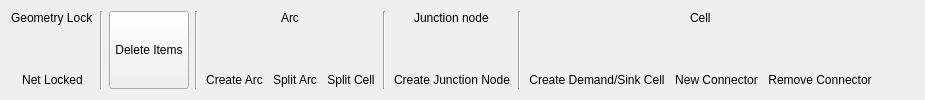
     <widget class="QWidget" name="Networktab">
      <attribute name="title">
       <string>Network</string>
      </attribute>
      <layout class="QHBoxLayout" name="horizontalLayout_12">
       <item>
        <layout class="QVBoxLayout" name="verticalLayout_15">
         <item alignment="Qt::AlignHCenter">
          <widget class="QLabel" name="NetworkTabTextLabel_1">
           <property name="sizePolicy">
            <sizepolicy hsizetype="Preferred" vsizetype="Fixed">
             <horstretch>0</horstretch>
             <verstretch>0</verstretch>
            </sizepolicy>
           </property>
           <property name="text">
            <string>Geometry Lock</string>
           </property>
          </widget>
         </item>
         <item>
          <layout class="QHBoxLayout" name="horizontalLayout_34">
           <property name="spacing">
            <number>6</number>
           </property>
           <item>
            <widget class="QPushButton" name="LockUnlockButton">
             <property name="enabled">
              <bool>true</bool>
             </property>
             <property name="sizePolicy">
              <sizepolicy hsizetype="Minimum" vsizetype="Minimum">
               <horstretch>0</horstretch>
               <verstretch>0</verstretch>
              </sizepolicy>
             </property>
             <property name="minimumSize">
              <size>
               <width>40</width>
               <height>40</height>
              </size>
             </property>
             <property name="styleSheet">
              <string notr="true">#LockUnlockButton{
padding: 30px 0 10px 0;
background:none;
border-width: 2px;
border-style: solid;
border-radius: 2px;
background-repeat:none;
font: bold italic large &quot;Times New Roman&quot;;
text-align: bottom;
background-image: url(./icons/Lock_icon_35px.png);
background-position: top;
padding-bottom:0;

}
#LockUnlockButton:hover
{
background-color:rgb(30, 190, 220,  10%);
border-width: 2px;
border-style: solid;
border-color: rgb(29, 190, 220,  15%);
background-repeat:none;
}
#LockUnlockButton:pressed
{
background:rgb(25, 185, 215,  20%);
border-width: 2px;
border-style: solid;
border-color:rgb(24, 185, 215,  25%);
background-repeat:none;
font: bold italic large &quot;Times New Roman&quot;;
text-align: bottom;
background-image: url(./icons/Lock_icon_35px.png);
background-position: top;
}
</string>
             </property>
             <property name="text">
              <string>Net Locked</string>
             </property>
             <property name="checkable">
              <bool>true</bool>
             </property>
             <property name="checked">
              <bool>false</bool>
             </property>
             <property name="flat">
              <bool>false</bool>
             </property>
            </widget>
           </item>
          </layout>
         </item>
        </layout>
       </item>
       <item>
        <widget class="Line" name="line_7">
         <property name="orientation">
          <enum>Qt::Vertical</enum>
         </property>
        </widget>
       </item>
       <item>
        <widget class="QPushButton" name="delete_pushButton">
         <property name="sizePolicy">
          <sizepolicy hsizetype="Minimum" vsizetype="MinimumExpanding">
           <horstretch>0</horstretch>
           <verstretch>0</verstretch>
          </sizepolicy>
         </property>
         <property name="text">
          <string>Delete Items</string>
         </property>
         <property name="checkable">
          <bool>true</bool>
         </property>
        </widget>
       </item>
       <item>
        <widget class="Line" name="line_13">
         <property name="orientation">
          <enum>Qt::Vertical</enum>
         </property>
        </widget>
       </item>
       <item>
        <layout class="QVBoxLayout" name="verticalLayout_12">
         <item alignment="Qt::AlignHCenter">
          <widget class="QLabel" name="NetworkTabTextLabel_2">
           <property name="sizePolicy">
            <sizepolicy hsizetype="Preferred" vsizetype="Fixed">
             <horstretch>0</horstretch>
             <verstretch>0</verstretch>
            </sizepolicy>
           </property>
           <property name="text">
            <string>Arc</string>
           </property>
          </widget>
         </item>
         <item>
          <layout class="QHBoxLayout" name="horizontalLayout_31">
           <property name="spacing">
            <number>6</number>
           </property>
           <item>
            <widget class="QPushButton" name="CreateArcButton">
             <property name="sizePolicy">
              <sizepolicy hsizetype="Preferred" vsizetype="Preferred">
               <horstretch>0</horstretch>
               <verstretch>0</verstretch>
              </sizepolicy>
             </property>
             <property name="styleSheet">
              <string notr="true">#CreateArcButton{
padding: 30px 0 10px 0;
background:none;
border-width: 2px;
border-style: solid;
border-radius: 2px;
background-repeat:none;
font: bold italic large &quot;Times New Roman&quot;;
text-align: bottom;
background-image: url(./icons/pencil_icon2_35px.png);
background-position: top;
padding-bottom:0;

}
#CreateArcButton:hover
{
background-color:rgb(30, 190, 220,  10%);
border-width: 2px;
border-style: solid;
border-color: rgb(29, 190, 220,  15%);
background-repeat:none;
}
#CreateArcButton:pressed
{
background:rgb(25, 185, 215,  20%);
border-width: 2px;
border-style: solid;
border-color:rgb(24, 185, 215,  25%);
background-repeat:none;
font: bold italic large &quot;Times New Roman&quot;;
text-align: bottom;
background-image: url(./icons/pencil_icon2_35px.png);
background-position: top;
}
</string>
             </property>
             <property name="text">
              <string>Create Arc</string>
             </property>
            </widget>
           </item>
           <item>
            <widget class="QPushButton" name="SplitArcButton">
             <property name="sizePolicy">
              <sizepolicy hsizetype="Minimum" vsizetype="Preferred">
               <horstretch>0</horstretch>
               <verstretch>0</verstretch>
              </sizepolicy>
             </property>
             <property name="styleSheet">
              <string notr="true">#SplitArcButton{
padding: 30px 0 10px 0;
background:none;
border-width: 2px;
border-style: solid;
border-radius: 2px;
background-repeat:none;
font: bold italic large &quot;Times New Roman&quot;;
text-align: bottom;
background-image: url(./icons/split2_35px.png);
background-position: top;
padding-bottom:0;

}
#SplitArcButton:hover
{
background-color:rgb(30, 190, 220,  10%);
border-width: 2px;
border-style: solid;
border-color: rgb(29, 190, 220,  15%);
background-repeat:none;
}
#SplitArcButton:pressed
{
background:rgb(25, 185, 215,  20%);
border-width: 2px;
border-style: solid;
border-color:rgb(24, 185, 215,  25%);
background-repeat:none;
font: bold italic large &quot;Times New Roman&quot;;
text-align: bottom;
background-image: url(./icons/split2_35px.png);
background-position: top;
}
</string>
             </property>
             <property name="text">
              <string>Split Arc</string>
             </property>
            </widget>
           </item>
           <item>
            <widget class="QPushButton" name="SplitCellButton">
             <property name="sizePolicy">
              <sizepolicy hsizetype="Minimum" vsizetype="Preferred">
               <horstretch>0</horstretch>
               <verstretch>0</verstretch>
              </sizepolicy>
             </property>
             <property name="styleSheet">
              <string notr="true">#SplitCellButton{
padding: 30px 0 10px 0;
background:none;
border-width: 2px;
border-style: solid;
border-radius: 2px;
background-repeat:none;
font: bold italic large &quot;Times New Roman&quot;;
text-align: bottom;
background-image: url(./icons/split_mark_35px.png);
background-position: top;
padding-bottom:0;

}
#SplitCellButton:hover
{
background-color:rgb(30, 190, 220,  10%);
border-width: 2px;
border-style: solid;
border-color: rgb(29, 190, 220,  15%);
background-repeat:none;
}
#SplitCellButton:pressed
{
background:rgb(25, 185, 215,  20%);
border-width: 2px;
border-style: solid;
border-color:rgb(24, 185, 215,  25%);
background-repeat:none;
font: bold italic large &quot;Times New Roman&quot;;
text-align: bottom;
background-image: url(./icons/split_mark_35px.png);
background-position: top;
}
</string>
             </property>
             <property name="text">
              <string extracomment="Demand Profile">Split Cell</string>
             </property>
            </widget>
           </item>
          </layout>
         </item>
        </layout>
       </item>
       <item>
        <widget class="Line" name="line_8">
         <property name="orientation">
          <enum>Qt::Vertical</enum>
         </property>
        </widget>
       </item>
       <item>
        <layout class="QVBoxLayout" name="verticalLayout_13">
         <item alignment="Qt::AlignHCenter">
          <widget class="QLabel" name="NetworkTabTextLabel_3">
           <property name="sizePolicy">
            <sizepolicy hsizetype="Preferred" vsizetype="Fixed">
             <horstretch>0</horstretch>
             <verstretch>0</verstretch>
            </sizepolicy>
           </property>
           <property name="text">
            <string>Junction node</string>
           </property>
          </widget>
         </item>
         <item>
          <layout class="QHBoxLayout" name="horizontalLayout_32">
           <property name="spacing">
            <number>6</number>
           </property>
           <item>
            <widget class="QPushButton" name="CreateJunctionNodeButton">
             <property name="sizePolicy">
              <sizepolicy hsizetype="Minimum" vsizetype="Preferred">
               <horstretch>0</horstretch>
               <verstretch>0</verstretch>
              </sizepolicy>
             </property>
             <property name="styleSheet">
              <string notr="true">#CreateJunctionNodeButton{
padding: 30px 0 10px 0;
background:none;
border-width: 2px;
border-style: solid;
border-radius: 2px;
background-repeat:none;
font: bold italic large &quot;Times New Roman&quot;;
text-align: bottom;
background-image: url(./icons/interseciton_icon_35px.png);
background-position: top;
padding-bottom:0;

}
#CreateJunctionNodeButton:hover
{
background-color:rgb(30, 190, 220,  10%);
border-width: 2px;
border-style: solid;
border-color: rgb(29, 190, 220,  15%);
background-repeat:none;
}
#CreateJunctionNodeButton:pressed
{
background:rgb(25, 185, 215,  20%);
border-width: 2px;
border-style: solid;
border-color:rgb(24, 185, 215,  25%);
background-repeat:none;
font: bold italic large &quot;Times New Roman&quot;;
text-align: bottom;
background-image: url(./icons/interseciton_icon_35px.png);
background-position: top;
}
</string>
             </property>
             <property name="text">
              <string>Create Junction Node</string>
             </property>
             <property name="autoRepeatDelay">
              <number>300</number>
             </property>
            </widget>
           </item>
          </layout>
         </item>
        </layout>
       </item>
       <item>
        <widget class="Line" name="line_9">
         <property name="orientation">
          <enum>Qt::Vertical</enum>
         </property>
        </widget>
       </item>
       <item>
        <layout class="QVBoxLayout" name="verticalLayout_14">
         <item alignment="Qt::AlignHCenter">
          <widget class="QLabel" name="NetworkTabTextLabel_4">
           <property name="sizePolicy">
            <sizepolicy hsizetype="Preferred" vsizetype="Fixed">
             <horstretch>0</horstretch>
             <verstretch>0</verstretch>
            </sizepolicy>
           </property>
           <property name="text">
            <string>Cell</string>
           </property>
          </widget>
         </item>
         <item>
          <layout class="QHBoxLayout" name="horizontalLayout_33">
           <property name="spacing">
            <number>6</number>
           </property>
           <item>
            <widget class="QPushButton" name="CreateDemandSinkCellButton">
             <property name="sizePolicy">
              <sizepolicy hsizetype="Minimum" vsizetype="Preferred">
               <horstretch>0</horstretch>
               <verstretch>0</verstretch>
              </sizepolicy>
             </property>
             <property name="styleSheet">
              <string notr="true">#CreateDemandSinkCellButton{
padding: 30px 0 10px 0;
background:none;
border-width: 2px;
border-style: solid;
border-radius: 2px;
background-repeat:none;
font: bold italic large &quot;Times New Roman&quot;;
text-align: bottom;
background-image: url(./icons/Bus_35px.png);
background-position: top;
padding-bottom:0;

}
#CreateDemandSinkCellButton:hover
{
background-color:rgb(30, 190, 220,  10%);
border-width: 2px;
border-style: solid;
border-color: rgb(29, 190, 220,  15%);
background-repeat:none;
}
#CreateDemandSinkCellButton:pressed
{
background:rgb(25, 185, 215,  20%);
border-width: 2px;
border-style: solid;
border-color:rgb(24, 185, 215,  25%);
background-repeat:none;
font: bold italic large &quot;Times New Roman&quot;;
text-align: bottom;
background-image: url(./icons/Bus_35px.png);
background-position: top;
}
</string>
             </property>
             <property name="text">
              <string>Create Demand/Sink Cell</string>
             </property>
             <property name="autoRepeatDelay">
              <number>300</number>
             </property>
            </widget>
           </item>
           <item>
            <widget class="QPushButton" name="NewConnectorButton">
             <property name="sizePolicy">
              <sizepolicy hsizetype="Minimum" vsizetype="Preferred">
               <horstretch>0</horstretch>
               <verstretch>0</verstretch>
              </sizepolicy>
             </property>
             <property name="styleSheet">
              <string notr="true">#NewConnectorButton{
padding: 30px 0 10px 0;
background:none;
border-width: 2px;
border-style: solid;
border-radius: 2px;
background-repeat:none;
font: bold italic large &quot;Times New Roman&quot;;
text-align: bottom;
background-image: url(./icons/icon_absplit_35px.png);
background-position: top;
padding-bottom:0;

}
#NewConnectorButton:hover
{
background-color:rgb(30, 190, 220,  10%);
border-width: 2px;
border-style: solid;
border-color: rgb(29, 190, 220,  15%);
background-repeat:none;
}
#NewConnectorButton:pressed
{
background:rgb(25, 185, 215,  20%);
border-width: 2px;
border-style: solid;
border-color:rgb(24, 185, 215,  25%);
background-repeat:none;
font: bold italic large &quot;Times New Roman&quot;;
text-align: bottom;
background-image: url(./icons/icon_absplit_35px.png);
background-position: top;
}
#NewConnectorButton:checked{
background-color:rgb(120, 120, 120,  50%);
border: 3px inset gray;
position: absolute;
background-repeat:none;
font: bold italic large &quot;Times New Roman&quot;;
text-align: bottom;
background-image: url(./icons/icon_absplit_35px.png);
background-position: top;
}
#NewConnectorButton:checked:hover{
background-color:rgb(160, 160, 160,  50%);
background-repeat:none;
}</string>
             </property>
             <property name="text">
              <string>New Connector</string>
             </property>
             <property name="checkable">
              <bool>false</bool>
             </property>
             <property name="autoRepeatDelay">
              <number>300</number>
             </property>
            </widget>
           </item>
           <item>
            <widget class="QPushButton" name="RemoveConnectorButton">
             <property name="sizePolicy">
              <sizepolicy hsizetype="Minimum" vsizetype="Preferred">
               <horstretch>0</horstretch>
               <verstretch>0</verstretch>
              </sizepolicy>
             </property>
             <property name="styleSheet">
              <string notr="true">#RemoveConnectorButton{
padding: 30px 0 10px 0;
background:none;
border-width: 2px;
border-style: solid;
border-radius: 2px;
background-repeat:none;
font: bold italic large &quot;Times New Roman&quot;;
text-align: bottom;
background-image: url(./icons/trash_flat_35px.png);
background-position: top;
padding-bottom:0;

}
#RemoveConnectorButton:hover
{
background-color:rgb(30, 190, 220,  10%);
border-width: 2px;
border-style: solid;
border-color: rgb(29, 190, 220,  15%);
background-repeat:none;
}
#RemoveConnectorButton:pressed
{
background:rgb(25, 185, 215,  20%);
border-width: 2px;
border-style: solid;
border-color:rgb(24, 185, 215,  25%);
background-repeat:none;
font: bold italic large &quot;Times New Roman&quot;;
text-align: bottom;
background-image: url(./icons/trash_flat_35px.png);
background-position: top;
}
#RemoveConnectorButton:checked{
background-color:rgb(120, 120, 120,  50%);
border:3px inset gray;
position: absolute;
background-repeat:none;
font: bold italic large &quot;Times New Roman&quot;;
text-align: bottom;
background-image: url(./icons/trash_flat_35px.png);
background-position: top;
}
#RemoveConnectorButton:checked:hover{
background-color:rgb(160, 160, 160,  50%);
background-repeat:none;
}
</string>
             </property>
             <property name="text">
              <string>Remove Connector</string>
             </property>
             <property name="checkable">
              <bool>false</bool>
             </property>
             <property name="autoRepeatDelay">
              <number>300</number>
             </property>
            </widget>
           </item>
          </layout>
         </item>
        </layout>
       </item>
       <item>
        <spacer name="horizontalSpacer_5">
         <property name="orientation">
          <enum>Qt::Horizontal</enum>
         </property>
         <property name="sizeHint" stdset="0">
          <size>
           <width>40</width>
           <height>20</height>
          </size>
         </property>
        </spacer>
       </item>
      </layout>
     </widget>
